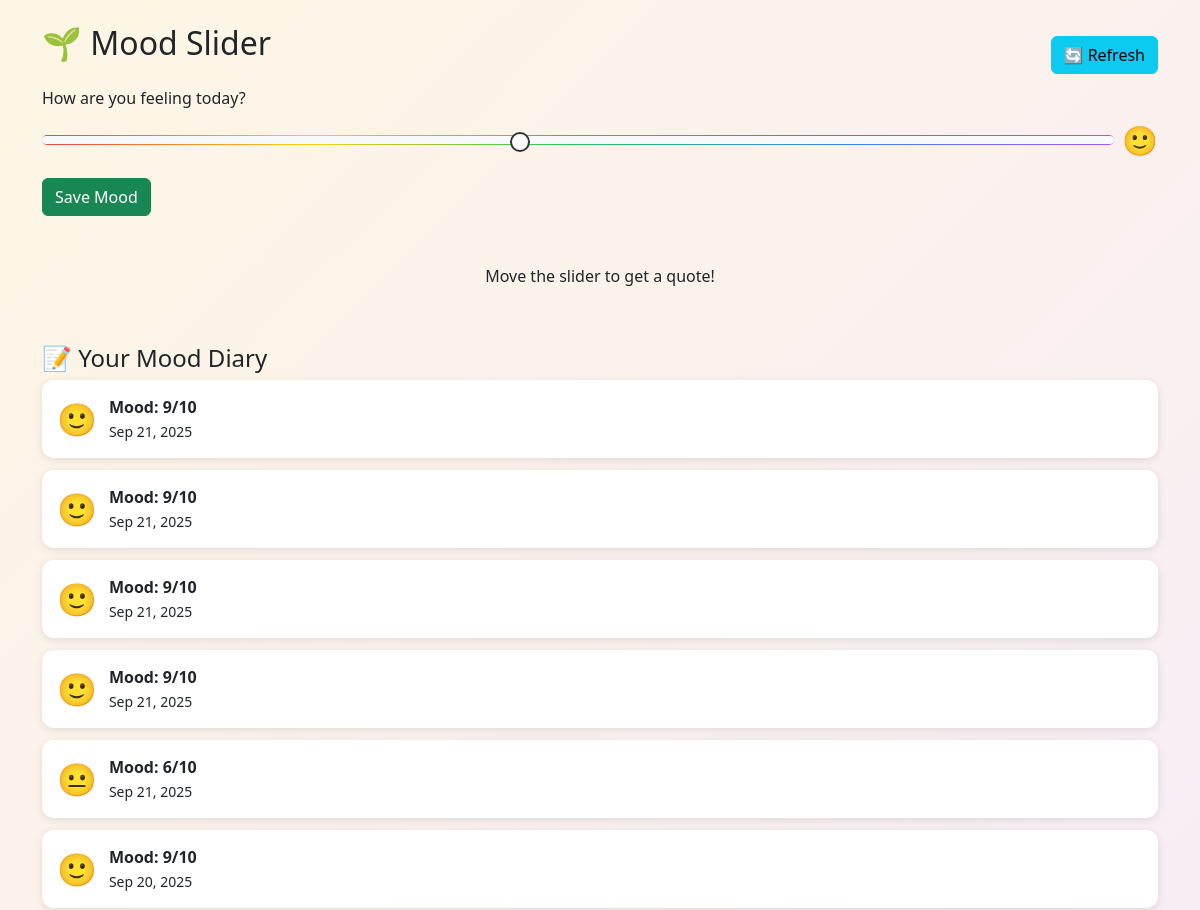
/mood_slider/ (signed in, upper part), run on an earlier commit of the app's database.
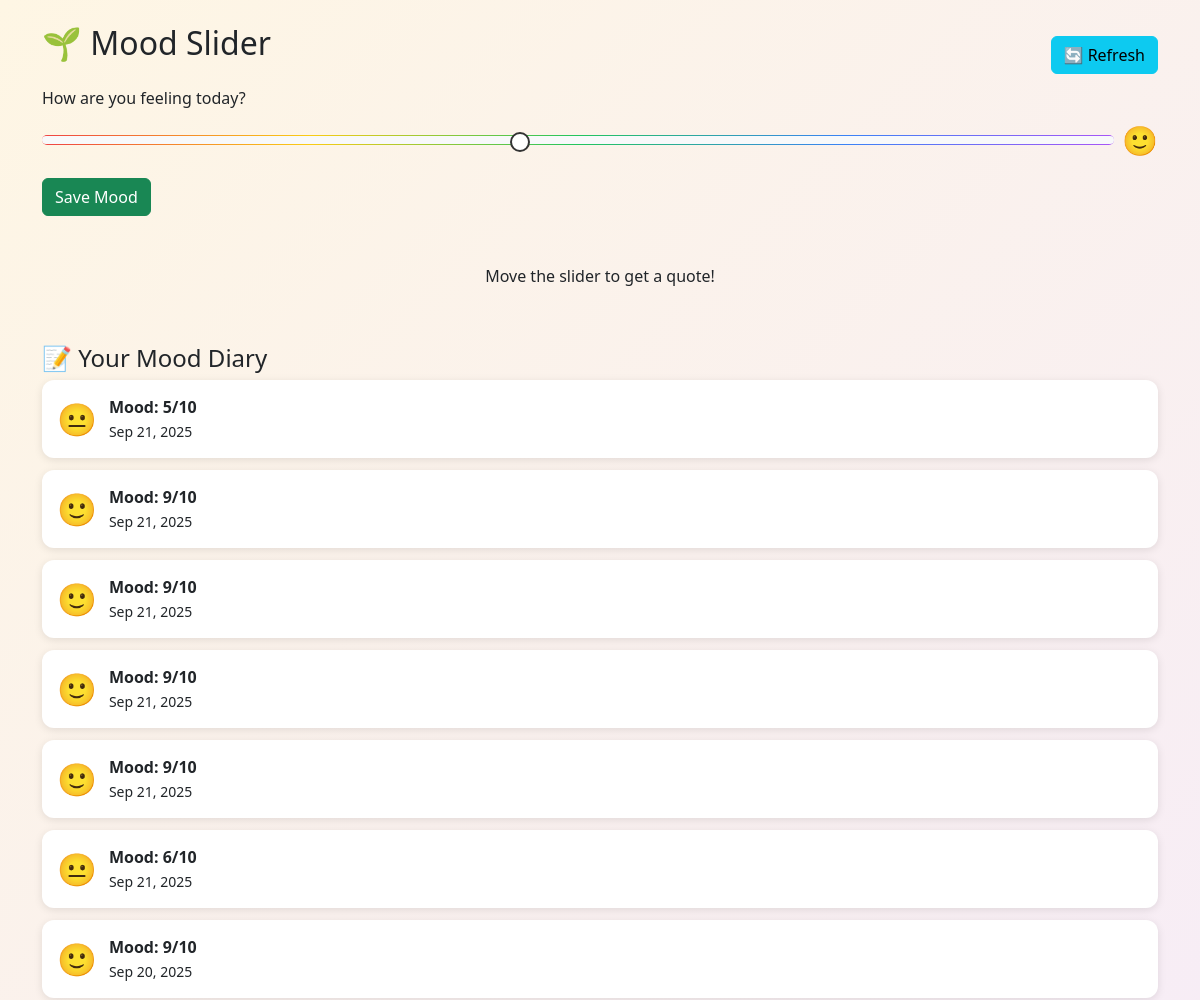
And on a later commit of the database.
### mentalcare/models.py (models this page shows, shortened)
class MoodSlider(models.Model):
    user = models.ForeignKey(User , on_delete=models.CASCADE)
    mood_value = models.IntegerField()  # 1 to 10 scale...
    date = models.DateTimeField(auto_now_add=True)
    def get_emoji(self):
        if self.mood_value <= 3 :
            return "😢"
        elif self.mood_value >= 4 and self.mood_value <= 7:
            return "😐"
        elif self.mood_value >= 8:
            return "🙂"
        return "🤩"

### mentalcare/views.py (the view)
# urls.py: path('mood_slider/' , views.mood_slider_view , name = 'mood_slider'),
@login_required
def mood_slider_view(request):
    if request.method == "POST":
        mood_value = int(request.POST.get("mood"))
        MoodSlider.objects.create(user=request.user, mood_value=mood_value)
    moods = MoodSlider.objects.filter(user=request.user).order_by("-date")
    return render(request, "mood_slider.html", {"moods": moods})

### mentalcare/templates/mood_slider.html (shortened to what this page needs)
{% load static %}
<!DOCTYPE html>
<html lang="en">
<head>
  <link href="https://cdn.jsdelivr.net/npm/bootstrap@5.3.0/dist/css/bootstrap.min.css" rel="stylesheet">
</head>
<body class="container py-4">
  <div class="d-flex justify-content-between align-items-center">
    <h2 class="mb-4">🌱 Mood Slider</h2>
    <button class="btn btn-info" onclick="location.reload()">🔄 Refresh</button>
  </div>
  <form method="post">
    <label for="mood" class="form-label">How are you feeling today?</label>
    <div class="d-flex align-items-center gap-2">
      <input type="range" min="1" max="10" value="5" id="mood" name="mood" class="form-range">
      <span id="moodEmoji" style="font-size:1.8rem;">🙂</span>
    </div>
    <button class="btn btn-success my-3" type="submit">Save Mood</button>
  </form>
  <div id="quoteDisplay" class="mt-3 text-center p-3">
      <p>Move the slider to get a quote!</p>
  </div>
  <h4 class="mt-4">📝 Your Mood Diary</h4>
  <div id="moodDiary">
    {% for mood in moods %}
      <div class="mood-card">
        <span class="mood-emoji">{{ mood.get_emoji }}</span>
        <div>
          <strong>Mood: {{ mood.mood_value }}/10</strong><br>
          <small>{{ mood.date|date:"M d, Y" }}</small>
        </div>
      </div>
    {% empty %}
      <p>No moods saved yet 🌱</p>
    {% endfor %}
  </div>
</body>
</html>

What changed in the data, as far as the page shows it:
added MoodSlider: get_emoji "😐", mood_value "5", date "Sep 21, 2025"
